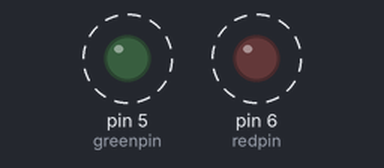
The sketch below on a simulated Arduino Uno, built with avr-gcc and run on an emulated ATmega328P. Shown: output pins drawn as LEDs (lit = HIGH). Dashed ring = blinking.

Above: at 0.15 s.
Timing chart, 0 to 3.0 s (numbered marks = the images above):
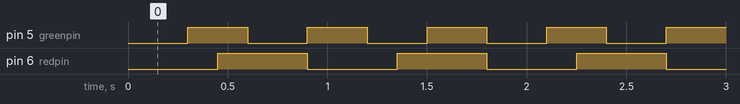

Measured:
- by itself, pin 5 (greenpin): alternates HIGH for 0.30 s and LOW for 0.30 s
- by itself, pin 6 (redpin): alternates HIGH for 0.45 s and LOW for 0.45 s
- by itself, everything shown: repeats every 1.8 s, in 8 steps

The sketch:

Trevin_test_for_multitasking.ino
```cpp
int redpin = 6;
int greenpin = 5;
//hello is useless
int hello = 1;
int state = LOW;
int state2 = LOW;
long ontime = 450;
long offtime = 450;
long ontime2 = 300;
long offtime2 = 300;
unsigned long premillis = 0;
unsigned long premillis2 = 0;

void setup() {
  // put your setup code here, to run once:
  pinMode (redpin, OUTPUT);
  pinMode (greenpin, OUTPUT);


}

void loop() {
  // put your main code here, to run repeatedly:
//  digitalWrite(pin, hello);
//  delay (1000);
//  digitalWrite(pin, LOW);
//  delay (1000);

unsigned long nowmillis = millis();
unsigned long nowmillis2 = millis();
if ((state == HIGH) && (nowmillis - premillis >= ontime))
{
  state = LOW; //turn it off
  premillis = nowmillis; //remember the time
  digitalWrite(redpin, state); //update the actual LED
}
else if ((state == LOW) && (nowmillis - premillis >= offtime))
{
  state = HIGH; //turn it on
  premillis = nowmillis; //remember the time
  digitalWrite(redpin, state); //update the actual LED
}


if ((state2 == HIGH) && (nowmillis2 - premillis2 >= ontime2))
{
  state2 = LOW; //turn it off
  premillis2 = nowmillis2; //remember the time
  digitalWrite(greenpin, state2); //update the actual LED
}
else if ((state2 == LOW) && (nowmillis2 - premillis2 >= offtime2))
{
  state2 = HIGH; //turn it on
  premillis2 = nowmillis2; //remember the time
  digitalWrite(greenpin, state2); //update the actual LED
}
}
```
